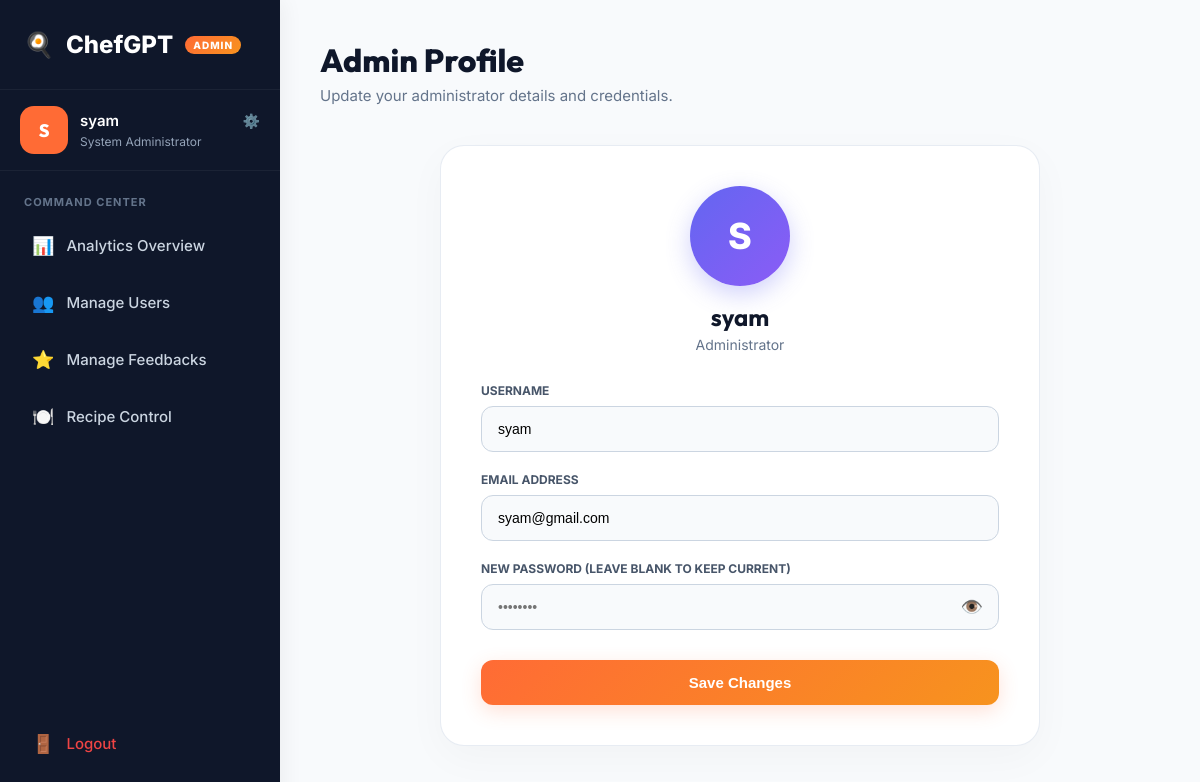
Page /admin/profile (signed in) on the committed database.
### app.py (models this page shows)
class User(UserMixin, db.Model):
    id = db.Column(db.Integer, primary_key=True)
    username = db.Column(db.String(80), unique=True, nullable=False)
    email = db.Column(db.String(120), unique=True, nullable=False)
    password = db.Column(db.String(200), nullable=False)
    created_at = db.Column(db.DateTime, default=datetime.utcnow)
    role = db.Column(db.String(20), nullable=False, default='user')

### app.py (the view, shortened to what this page needs)
@app.route('/admin/profile', methods=['GET', 'POST'])
@login_required
def admin_profile():
    if current_user.role != 'admin':
        flash('Access denied', 'danger')
        return redirect(url_for('dashboard'))
    return render_template('admin/admin_profile.html')

### app.py (called while the page is built)
@login_manager.user_loader
def load_user(user_id):
    return User.query.get(int(user_id))

### templates/admin/admin_profile.html (shortened to what this page needs)
{% extends "admin/admin_base.html" %}
{% block admin_content %}
<header class="admin-header">
    <div>
        <h1>Admin Profile</h1>
        <p class="header-sub">Update your administrator details and credentials.</p>
    </div>
</header>
<div class="admin-form-container" style="max-width: 600px; margin: 0 auto;">
    <div class="premium-card" style="background: white; border-radius: 24px; padding: 40px; box-shadow: 0 12px 40px rgba(0,0,0,0.03); border: 1px solid rgba(226,232,240,0.8);">
        <div style="text-align: center; margin-bottom: 30px;">
            <div style="width: 100px; height: 100px; border-radius: 50%; background: linear-gradient(135deg, #6366f1, #8b5cf6); color: white; display: flex; align-items: center; justify-content: center; font-size: 36px; font-weight: 800; margin: 0 auto 16px auto; box-shadow: 0 8px 24px rgba(99,102,241,0.3);">
                {{ current_user.username[0]|upper }}
            </div>
            <h2 style="margin: 0; font-family: 'Outfit', sans-serif; font-size: 24px;">{{ current_user.username }}</h2>
            <p style="color: #64748b; margin-top: 4px; font-size: 14px;">Administrator</p>
        </div>
        <form action="{{ url_for('admin_profile') }}" method="POST">
            <div class="modern-group" style="margin-bottom: 20px;">
                <label style="font-weight: 700; font-size: 12px; color: #475569; text-transform: uppercase; margin-bottom: 8px; display: block;">Username</label>
                <input type="text" name="username" value="{{ current_user.username }}" required
                       style="width: 100%; padding: 14px 16px; border: 1px solid #cbd5e1; border-radius: 12px; font-size: 14px; background: #f8fafc; outline: none; transition: 0.2s;">
            </div>
            <div class="modern-group" style="margin-bottom: 20px;">
                <label style="font-weight: 700; font-size: 12px; color: #475569; text-transform: uppercase; margin-bottom: 8px; display: block;">Email Address</label>
                <input type="email" name="email" value="{{ current_user.email }}" required
                       style="width: 100%; padding: 14px 16px; border: 1px solid #cbd5e1; border-radius: 12px; font-size: 14px; background: #f8fafc; outline: none; transition: 0.2s;">
            </div>
            <div class="modern-group" style="margin-bottom: 30px;">
                <label style="font-weight: 700; font-size: 12px; color: #475569; text-transform: uppercase; margin-bottom: 8px; display: block;">New Password (leave blank to keep current)</label>
                <div style="position: relative;">
                    <input type="password" id="passwordInput" name="password" placeholder="••••••••"
                           style="width: 100%; padding: 14px 45px 14px 16px; border: 1px solid #cbd5e1; border-radius: 12px; font-size: 14px; background: #f8fafc; outline: none; transition: 0.2s; box-sizing: border-box;">
                    <button type="button" onclick="togglePassword()" title="Show Password"
                            style="position: absolute; right: 12px; top: 50%; transform: translateY(-50%); background: none; border: none; cursor: pointer; color: #94a3b8; font-size: 18px; padding: 4px; box-shadow: none;">
                        <span id="eyeIcon">👁️</span>
                    </button>
                </div>
            </div>
            <button type="submit"
                    style="width: 100%; background: linear-gradient(135deg, #FF6B35, #F7931E); color: white; border: none; padding: 14px; border-radius: 12px; font-weight: 600; font-size: 15px; cursor: pointer; box-shadow: 0 6px 20px rgba(255, 107, 53, 0.2); transition: 0.2s;">
                Save Changes
            </button>
        </form>
    </div>
</div>
{% endblock %}

### templates/admin/admin_base.html (shortened to what this page needs)
<!DOCTYPE html>
<html lang="en">
<head>
    <link rel="stylesheet" href="{{ url_for('static', filename='css/admin_dashboard.css') }}">
    <link rel="stylesheet" href="https://cdn.datatables.net/1.13.6/css/jquery.dataTables.min.css">
    <link rel="stylesheet" href="https://cdn.datatables.net/buttons/2.4.1/css/buttons.dataTables.min.css">
</head>
<body>
    <div class="admin-layout">
        <aside class="admin-sidebar">
            <div class="sidebar-brand">
                <span class="brand-icon">🍳</span>
                ChefGPT <span class="brand-badge">ADMIN</span>
            </div>
            <div class="admin-profile" style="padding: 0; background: transparent;">
                <a href="{{ url_for('admin_profile') }}"
                    style="text-decoration: none; color: inherit; display: flex; align-items: center; gap: 12px; width: 100%; padding: 16px 20px; border-radius: 16px; transition: background 0.2s;"
                    onmouseover="this.style.background='rgba(255,255,255,0.05)'"
                    onmouseout="this.style.background='transparent'">
                    <div class="admin-avatar">{{ current_user.username[0]|upper if current_user else 'A' }}</div>
                    <div class="admin-info" style="flex-grow: 1;">
                        <div class="admin-name"
                            style="display: flex; justify-content: space-between; align-items: center;">
                            {{ current_user.username if current_user else 'Admin' }}
                            <span style="font-size: 14px; opacity: 0.7;" title="Profile Settings">⚙️</span>
                        </div>
                        <div class="admin-role">System Administrator</div>
                    </div>
                </a>
            </div>
            <nav class="admin-nav">
                <div class="nav-label">COMMAND CENTER</div>
                <a href="{{ url_for('admin_dashboard') }}"
                    class="nav-item {% if request.endpoint == 'admin_dashboard' %}active{% endif %}">
                    <span class="nav-icon">📊</span> Analytics Overview
                </a>
                <a href="{{ url_for('manage_user') }}"
                    class="nav-item {% if 'user' in request.endpoint %}active{% endif %}">
                    <span class="nav-icon">👥</span> Manage Users
                </a>
                <a href="{{ url_for('manage_feedback') }}"
                    class="nav-item {% if 'feedback' in request.endpoint %}active{% endif %}">
                    <span class="nav-icon">⭐</span> Manage Feedbacks
                </a>
                <a href="{{ url_for('manage_recipes') }}"
                    class="nav-item {% if 'recipe' in request.endpoint and 'dashboard' not in request.endpoint %}active{% endif %}">
                    <span class="nav-icon">🍽️</span> Recipe Control
                </a>
                <div class="nav-bottom">
                    <a href="{{ url_for('logout') }}" class="nav-item nav-logout">
                        <span class="nav-icon">🚪</span> Logout
                    </a>
                </div>
            </nav>
        </aside>
        <main class="admin-main">
            {% block admin_content %}{% endblock %}
        </main>
    </div>
</body>
</html>

### static/css/admin_dashboard.css (style rules this page uses)
* { margin: 0; padding: 0; box-sizing: border-box; }
body { font-family: 'Inter', sans-serif; background-color: #f8fafc; color: #0f172a; }
h1, h2, h3, h4, h5, h6 { font-family: 'Outfit', sans-serif; }
.admin-layout { display: flex; min-height: 100vh; }
.admin-sidebar { width: 280px; background: #0f172a; color: white; display: flex; flex-direction: column; box-shadow: 4px 0 20px rgba(0,0,0,0.05); z-index: 10; }
.sidebar-brand { padding: 30px 24px; font-size: 24px; font-weight: 800; display: flex; align-items: center; gap: 12px; border-bottom: 1px solid rgba(255,255,255,0.05); }
.brand-badge { background: linear-gradient(135deg, #FF6B35, #F7931E); font-size: 10px; padding: 3px 8px; border-radius: 99px; font-weight: 800; letter-spacing: 1px; }
.admin-profile { padding: 24px; display: flex; align-items: center; gap: 16px; border-bottom: 1px solid rgba(255,255,255,0.05); }
.admin-avatar { width: 48px; height: 48px; background: #FF6B35; border-radius: 14px; display: flex; align-items: center; justify-content: center; font-weight: 800; font-size: 18px; font-family: 'Outfit'; }
.admin-info { flex: 1; }
.admin-name { font-weight: 600; font-size: 15px; margin-bottom: 4px; }
.admin-role { font-size: 12px; color: #94a3b8; }
.admin-nav { padding: 24px 16px; flex: 1; display: flex; flex-direction: column; }
.nav-label { font-size: 11px; font-weight: 700; color: #64748b; margin-bottom: 12px; padding-left: 8px; letter-spacing: 1px; }
.nav-item { display: flex; align-items: center; gap: 12px; padding: 14px 16px; color: #cbd5e1; text-decoration: none; border-radius: 12px; font-weight: 500; font-size: 15px; transition: all 0.2s; margin-bottom: 8px; }
.nav-icon { font-size: 18px; }
.nav-bottom { margin-top: auto; }
.nav-logout { color: #ef4444; }
.admin-main { flex: 1; padding: 40px; overflow-y: auto; height: 100vh; }
.admin-header { display: flex; justify-content: space-between; align-items: center; margin-bottom: 40px; }
.admin-header h1 { font-size: 32px; font-weight: 800; color: #0f172a; margin-bottom: 6px; }
.header-sub { color: #64748b; font-size: 15px; }
.admin-form-container { max-width: 600px; margin: 0 auto; }

### rows in the picture
User: username "S", username "syam", email "syam@gmail.com"
